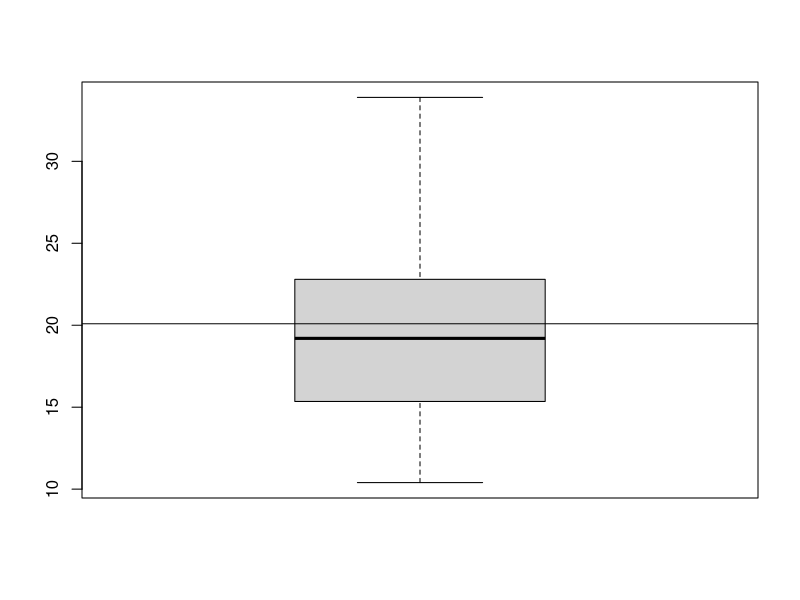
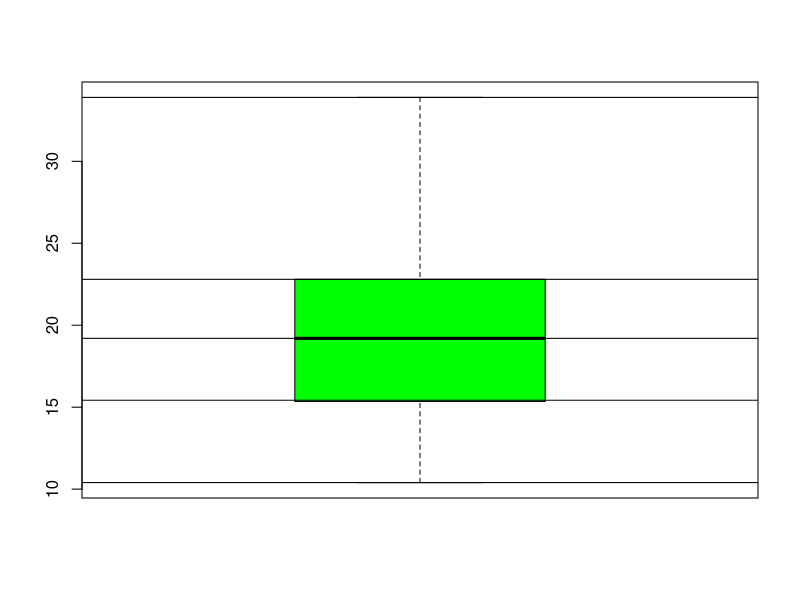
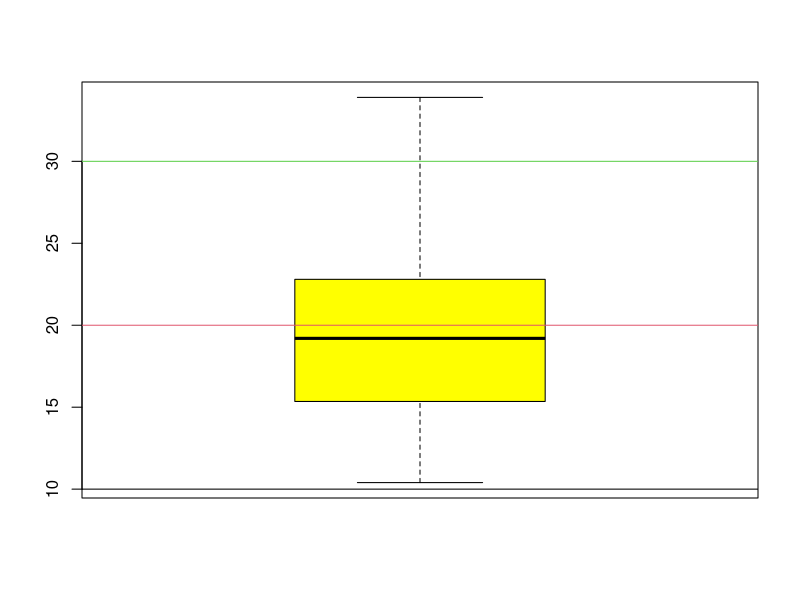

Recreate these plots in R, in order.
#box Plot----
#used for continuous values to depict 5 number summary.
#We can build them using the boxplot() function available in base R.
mtcars
summary(mtcars$mpg)
quantile(mtcars$mpg)

#box plot with line showing mean of mpg 
boxplot(mtcars$mpg)
abline(h=mean(mtcars$mpg))

#box plot with lines showing quantile values of mpg 
boxplot(mtcars$mpg, col='green')
abline(h=quantile(mtcars$mpg))  

qvalues = c(10, 20, 30)
#box plot with lines showing user defined points
boxplot(mtcars$mpg, col='yellow')
abline(h=qvalues, col=1:3)  
#specifying col 1 to 3 : maps to R colours